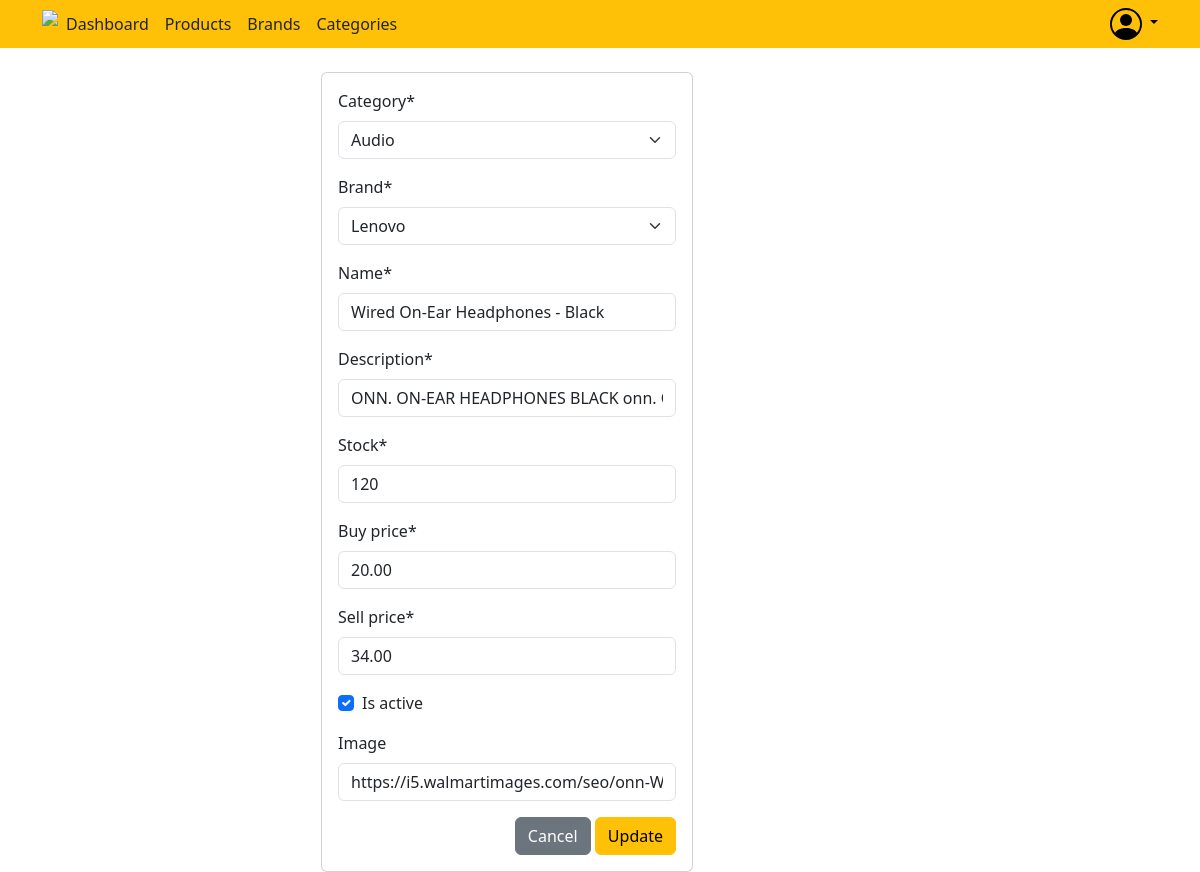
/products/edit/8/ (signed in), run on an earlier commit of the app's database.
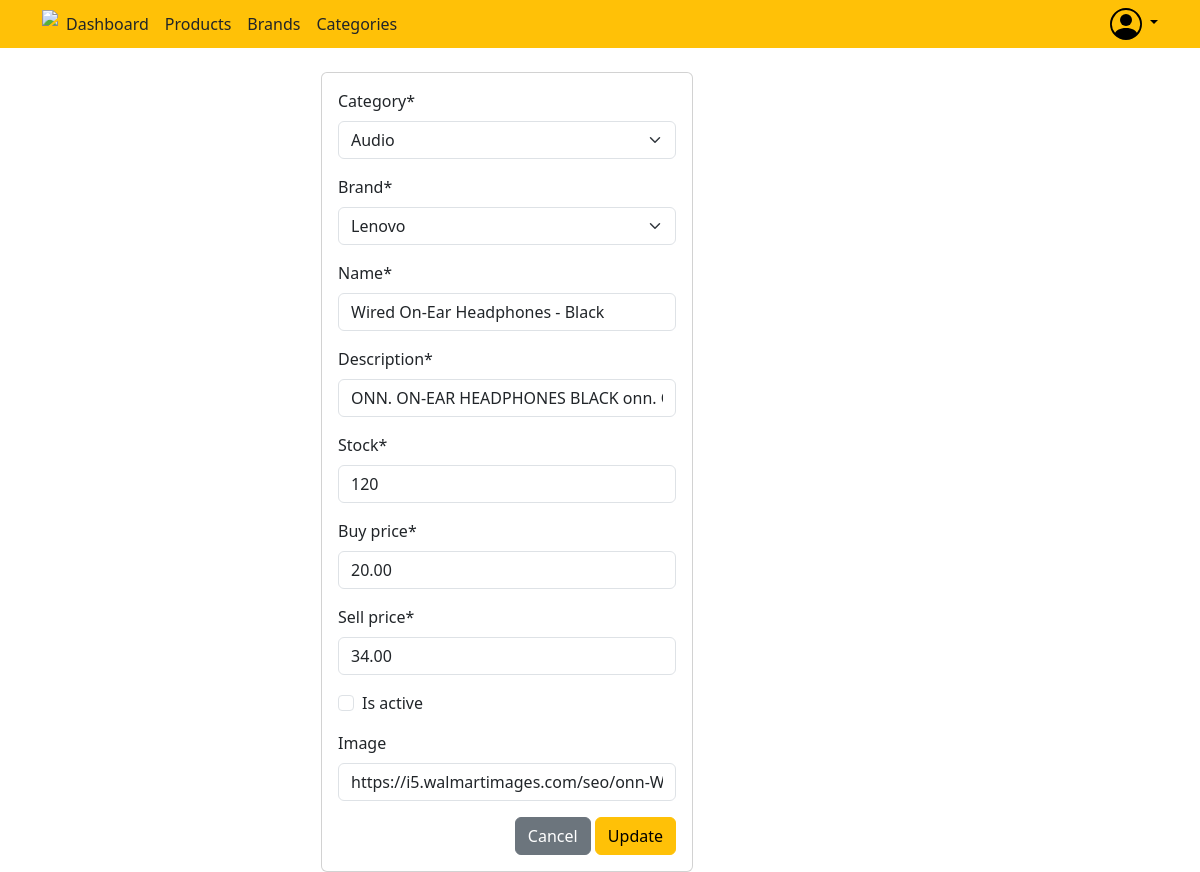
And on a later commit of the database.
### account/models.py (models this page shows, shortened)
class Product(models.Model):
    category = models.ForeignKey(
        Category, on_delete=models.PROTECT,
        blank = False
    )
    brand = models.ForeignKey(
        Brand, on_delete=models.PROTECT, blank=False
    )
    name = models.CharField(max_length=100)
    description = models.CharField(max_length=255)
    stock = models.IntegerField(null=False, blank=False, default=0)
    buy_price = models.DecimalField(null=False, blank=False, default=0.0, decimal_places=2, max_digits=8)
    sell_price = models.DecimalField(null=False, blank=False, default=0.0,decimal_places=2, max_digits=8)
    is_active = models.BooleanField(default=True)
    image = models.CharField(max_length=255, null=False, blank= True)
    class Meta:
        db_table = "Products"

### account/views.py (the view)
# urls.py: path('products/edit/<id>/',view=EditProduct,name='edit_product'),
def EditProduct(request,id):
    if request.user.is_authenticated:
        product = get_object_or_404(Product,id=id)
        context = {
            'form': ProductForm(instance=product)
        }
        if request.method == 'POST':
            form = ProductForm(data=request.POST,instance=product)
            if form.is_valid():
                form.save()
                return redirect('products')
        return render(request,'products/edit_product.html',context=context)
    else:
        return redirect('home')

### account/forms.py
class ProductForm(forms.ModelForm):
    class Meta:
        model = Product
        fields = '__all__'

### account/models.py (called while the page is built)
    def __str__(self) -> str:
        return self.name

    def __str__(self) -> str:
        return self.name

### templates/products/edit_product.html (shortened to what this page needs)
{% extends "base.html" %}
{% load crispy_forms_tags %}
{% block content %}
<div class="container justify-content-center mt-4">
    <div class="col-10 col-md-4 offset-md-3">
        <div class="card">
            <div class="card-body">
                <form action="" method="post">
                    {{form | crispy}}
                    <div class="d-flex justify-content-end">
                        <a href="{% url 'products'%}" class="btn btn-secondary">Cancel</a>
                        <input type="submit" value="Update" class="btn btn-warning">
                    </div>
                </form>
            </div>
        </div>
    </div>
</div>
{% endblock %}

What changed in the data, as far as the page shows it:
changed Product "Audio": is_active "☑" → "☐"
